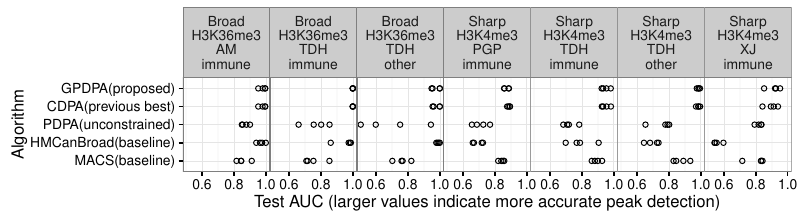

Generate this figure with R:
source("packages.R")

(tobjs <- load("test.error.RData"))
levs <- c(
  MACS="MACS(baseline)",
  HMCanBroad="HMCanBroad(baseline)",
  Segmentor="PDPA(unconstrained)",
  PeakSegDP="CDPA(previous best)",
  coseg.inf="GPDPA(proposed)")
test.error[, algorithm := levs[algorithm] ]
roc[, algorithm := levs[algorithm] ]
test.counts <- test.error[algorithm %in% levs, list(
  errors=sum(errors),
  labels=sum(regions),
  tp=sum(tp),
  possible.tp=sum(possible.tp),
  fp=sum(fp),
  possible.fp=sum(possible.fp)
  ), by=.(set.name, set.i, algorithm, train.type)]
test.counts[, TPR := tp/possible.tp]
test.counts[, FPR := fp/possible.fp]
possible.counts <- test.counts[algorithm==algorithm[1] & train.type=="supervised", {
  list(
    possible.fn=sum(possible.tp),
    possible.fp=sum(possible.fp)
    )
}, by=list(set.name)]
test.ranges <- test.counts[, list(
  min.labels=min(labels),
  max.labels=max(labels)
  ), by=.(set.name, set.i)]
test.ranges[, stopifnot(min.labels==max.labels)]
test.counts[, percent.accuracy := (1-errors/labels)*100]
test.mean <- test.counts[, list(
  mean.percent=mean(percent.accuracy)
), by=.(set.name, algorithm, train.type)]
roc.total <- roc[algorithm %in% levs, list(
  tp=sum(tp),
  possible.tp=sum(possible.tp),
  fp=sum(fp),
  possible.fp=sum(possible.fp)
), by=.(set.name, set.i, algorithm, param.i)]
roc.total[, TPR := tp/possible.tp]
roc.total[, FPR := fp/possible.fp]
roc.ord <- roc.total[order(param.i),]
roc.not.cvx <- roc.total[, {
  tpr <- TPR[which.max(FPR)]
  tpr <- 1
  list(
    FPR=c(1, FPR, 0, 1, 1),
    TPR=c(tpr, TPR, 0, 0, tpr)
    )
}, by=.(set.name, set.i, algorithm)]
auc <- roc.not.cvx[, list(
  auc=geometry::polyarea(FPR, TPR)
), by=.(set.name, set.i, algorithm)]

(objs <- load("all.cv.RData"))
algo.map <- levs
names(algo.map) <- sub("[(].*", "", levs)
roc.thresh[, algorithm := algo.map[algo] ]
roc.tall <- melt(
  roc.thresh[threshold=="predicted"],
  measure.vars=c("auc", "accuracy.percent"),
  id.vars=c("set.name", "fold.i", "algorithm"))
all.auc <- rbind(
  roc.thresh[threshold=="predicted", data.table(
    set.name, set.i=fold.i, algorithm, auc)],
  auc[grepl("baseline", algorithm)])
all.auc[, algo.fac := factor(algorithm, levs)]

mean.auc <- all.auc[, list(
  mean=mean(auc),
  sd=sd(auc),
  med=median(auc),
  q25=quantile(auc, 0.25),
  q75=quantile(auc, 0.75)
  ), by=.(set.name, algo.fac)]

ggplot()+
  theme_bw()+
  theme(panel.margin=grid::unit(0, "lines"))+
  facet_grid(. ~ set.name, scales="free")+
  geom_point(aes(
    med, algo.fac),
    shape=1,
    data=mean.auc)+
  geom_segment(aes(
    q25, algo.fac,
    xend=q75, yend=algo.fac),
    data=mean.auc)

gg <- ggplot()+
  theme_bw()+
  theme(panel.margin=grid::unit(0, "lines"))+
  facet_grid(. ~ set.name, labeller=function(df){
    df$set.name <- gsub("_", "\n", df$set.name)
    df$set.name <- paste0(
      ifelse(
        grepl("H3K36me3", df$set.name),
        "Broad", "Sharp"),
      "\n",
      df$set.name)
    df
  })+
  geom_point(aes(
    auc, algo.fac),
    shape=1,
    data=all.auc)+
  scale_y_discrete(
    "Algorithm")+
  scale_x_continuous(
    "Test AUC (larger values indicate more accurate peak detection)",
    breaks=seq(0.6, 1, by=0.2))


ggplot()+
  theme_bw()+
  theme(panel.margin=grid::unit(0, "lines"))+
  facet_grid(set.name ~ variable, scales="free")+
  geom_point(aes(
    value, algorithm),
    data=roc.tall)

pdf("figure-all-cv.pdf", 8, 2.2)
print(gg)
dev.off()
